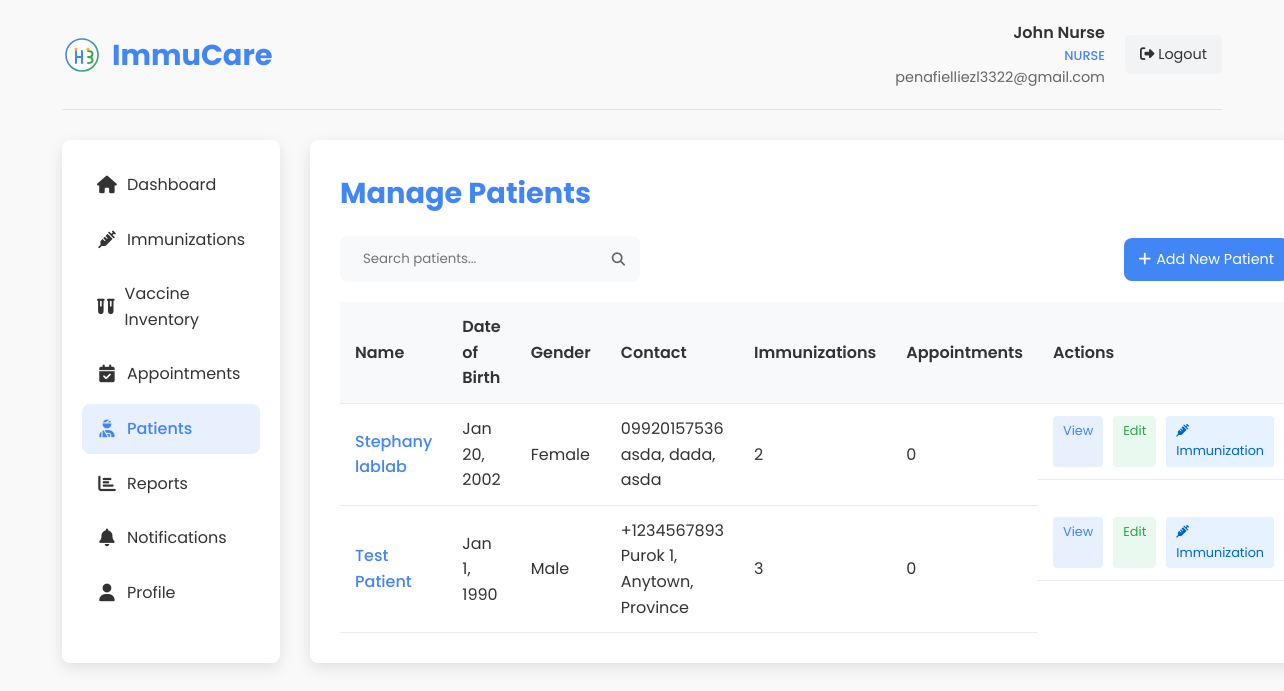
/nurse_patients.php (signed in), run on an earlier commit of the app's database.
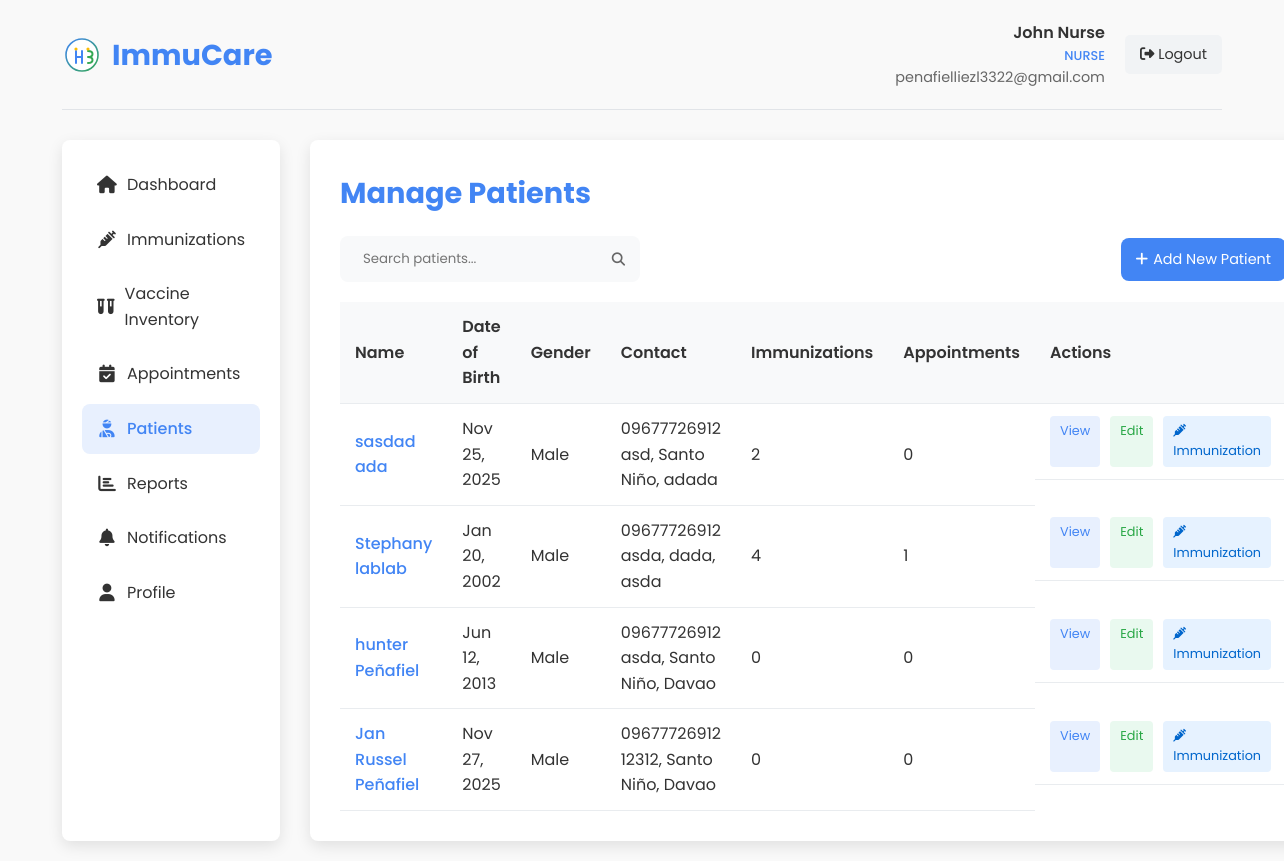
And on a later commit of the database.
### tables this page shows
CREATE TABLE `patients` (
  `id` int(11) NOT NULL,
  `user_id` int(11) DEFAULT NULL,
  `first_name` varchar(50) NOT NULL,
  `middle_name` varchar(50) DEFAULT NULL,
  `last_name` varchar(50) NOT NULL,
  `date_of_birth` date NOT NULL,
  `gender` enum('male','female','other') NOT NULL,
  `blood_type` varchar(10) DEFAULT NULL COMMENT 'Patient blood type (A+, A-, B+, B-, AB+, AB-, O+, O-)',
  `purok` text NOT NULL,
  `city` varchar(100) NOT NULL,
  `province` varchar(100) NOT NULL,
  `postal_code` varchar(20) DEFAULT NULL,
  `phone_number` varchar(20) DEFAULT NULL,
  `email` varchar(255) DEFAULT NULL,
  `medical_history` text DEFAULT NULL,
  `allergies` text DEFAULT NULL,
  `diagnosis` text DEFAULT NULL COMMENT 'Patient diagnosis information',
  `created_at` datetime NOT NULL,
  `updated_at` timestamp NOT NULL DEFAULT current_timestamp() ON UPDATE current_timestamp()
);

### nurse_patients.php (the view, shortened to what the changed rows need)
<?php
$conn = new mysqli(DB_HOST, DB_USER, DB_PASS, DB_NAME);
$search_condition = '';
$page = isset($_GET['page']) ? (int)$_GET['page'] : 1;
$records_per_page = 10;
$offset = ($page - 1) * $records_per_page;
$query = "SELECT p.*,
          (SELECT COUNT(*) FROM immunizations i WHERE i.patient_id = p.id) as immunization_count,
          (SELECT COUNT(*) FROM appointments a WHERE a.patient_id = p.id AND a.status = 'confirmed') as appointment_count
          FROM patients p
          WHERE 1=1 $search_condition
          ORDER BY p.last_name ASC
          LIMIT $offset, $records_per_page";
$patients = $conn->query($query);
?>
<!DOCTYPE html>
<html lang="en">
<head>
    <link rel="stylesheet" href="styles.css">
    <link rel="stylesheet" href="https://cdnjs.cloudflare.com/ajax/libs/font-awesome/6.4.0/css/all.min.css">
</head>
<body>
    <div class="dashboard-container">
        <div class="dashboard-header">
            <div class="dashboard-logo">
                <h1>ImmuCare</h1>
            </div>
        </div>
        <div class="dashboard-content">
            <div class="main-content">
                <h2 class="page-title">Manage Patients</h2>
                <table class="patient-table">
                    <thead>
                        <tr>
                            <th>Name</th>
                            <th>Date of Birth</th>
                            <th>Gender</th>
                            <th>Contact</th>
                            <th>Immunizations</th>
                            <th>Appointments</th>
                            <th>Actions</th>
                        </tr>
                    </thead>
                    <tbody>
                        <?php if ($patients->num_rows > 0): ?>
                            <?php while ($patient = $patients->fetch_assoc()): ?>
                                <tr>
                                    <td class="patient-name">
                                        <?php echo htmlspecialchars($patient['first_name'] . ' ' . $patient['last_name']); ?>
                                    </td>
                                    <td>
                                        <?php echo date('M j, Y', strtotime($patient['date_of_birth'])); ?>
                                    </td>
                                    <td>
                                        <?php echo ucfirst(htmlspecialchars($patient['gender'])); ?>
                                    </td>
                                    <td>
                                        <div><?php echo htmlspecialchars($patient['phone_number']); ?></div>
                                        <div class="patient-info">
                                            <?php echo htmlspecialchars($patient['purok'] . ', ' . $patient['city'] . ', ' . $patient['province']); ?>
                                        </div>
                                    </td>
                                    <td>
                                        <?php echo $patient['immunization_count']; ?>
                                    </td>
                                    <td>
                                        <?php echo $patient['appointment_count']; ?>
                                    </td>
                                    <td class="action-buttons">
                                        <a href="javascript:void(0)" class="view-btn" data-id="<?php echo $patient['id']; ?>" onclick="loadPatientDetails(this.getAttribute('data-id'))">View</a>
                                        <a href="javascript:void(0)" class="edit-btn" data-id="<?php echo $patient['id']; ?>" onclick="loadPatientForEdit(this.getAttribute('data-id'))">Edit</a>
                                        <a href="javascript:void(0)" class="immunization-btn" data-id="<?php echo $patient['id']; ?>" onclick="loadImmunizationHistory(this.getAttribute('data-id'))">
                                            <i class="fas fa-syringe"></i> Immunization
                                        </a>
                                    </td>
                                </tr>
                            <?php endwhile; ?>
                        <?php else: ?>
                            <tr>
                                <td colspan="7" style="text-align: center;">No patients found.</td>
                            </tr>
                        <?php endif; ?>
                    </tbody>
                </table>
            </div>
        </div>
    </div>
</body>
</html>

What changed in the data, as far as the page shows it:
removed patients: first_name+last_name "Test Patient", date_of_birth "Jan 1, 1990", gender "Male", phone_number "+1234567893", purok+city+province "Purok 1, Anytown, Province", immunization_count "3", appointment_count "0"
added patients: first_name+last_name "sasdad ada", date_of_birth "Nov 25, 2025", gender "Male", phone_number "09677726912", purok+city+province "asd, Santo Niño, adada", immunization_count "2", appointment_count "0"
changed patients "Stephany lablab": gender "Female" → "Male"; phone_number "09920157536" → "09677726912"; immunization_count "2" → "4"; appointment_count "0" → "1"
added patients: first_name+last_name "hunter Peñafiel", date_of_birth "Jun 12, 2013", gender "Male", phone_number "09677726912", purok+city+province "asda, Santo Niño, Davao", immunization_count "0", appointment_count "0"
added patients: first_name+last_name "Jan Russel Peñafiel", date_of_birth "Nov 27, 2025", gender "Male", phone_number "09677726912", purok+city+province "12312, Santo Niño, Davao", immunization_count "0", appointment_count "0"
